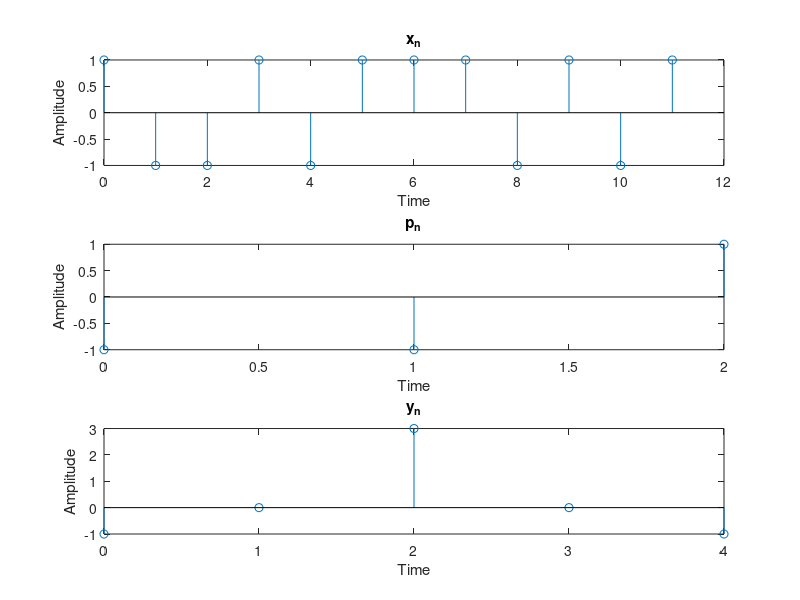
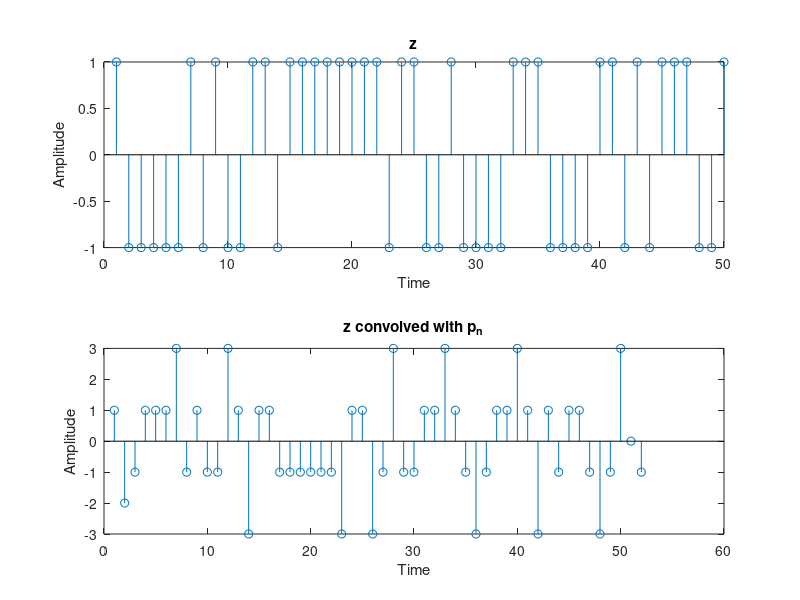

Here is the MATLAB script that generated these plots, in order:
%% Valery Smith and Christopher Caldwell
%  Lab 5
%  March 22, 2018

%% Task 1

x_n = [1, -1, -1, 1, -1, 1, 1, 1, -1, 1, -1, 1];

p_n = [-1, -1, 1];
p_n_flip = fliplr(p_n);
y_n = conv(p_n, p_n_flip);
max_y_n = max(y_n);

figure(1)
subplot(3, 1, 1)
stem(0:length(x_n)-1, x_n)
title('x_n')
ylabel('Amplitude')
xlabel('Time')

subplot(3, 1, 2)
stem(0:length(p_n)-1, p_n)
title('p_n')
ylabel('Amplitude')
xlabel('Time')

subplot(3, 1, 3)
stem(0:length(y_n)-1, y_n)
title('y_n')
ylabel('Amplitude')
xlabel('Time')

%% Task 2

z = sign(randn(1, 50));


z_p_n = conv(p_n_flip, z);

figure(2)
subplot(2, 1, 1)
stem(1:50, z);
title('z')
ylabel('Amplitude')
xlabel('Time')

subplot(2, 1, 2)
stem(1:length(z_p_n), z_p_n)
title('z convolved with p_n')
ylabel('Amplitude')
xlabel('Time')

zpn_max = find(z_p_n==max(z_p_n)-1);

%% Task 3









